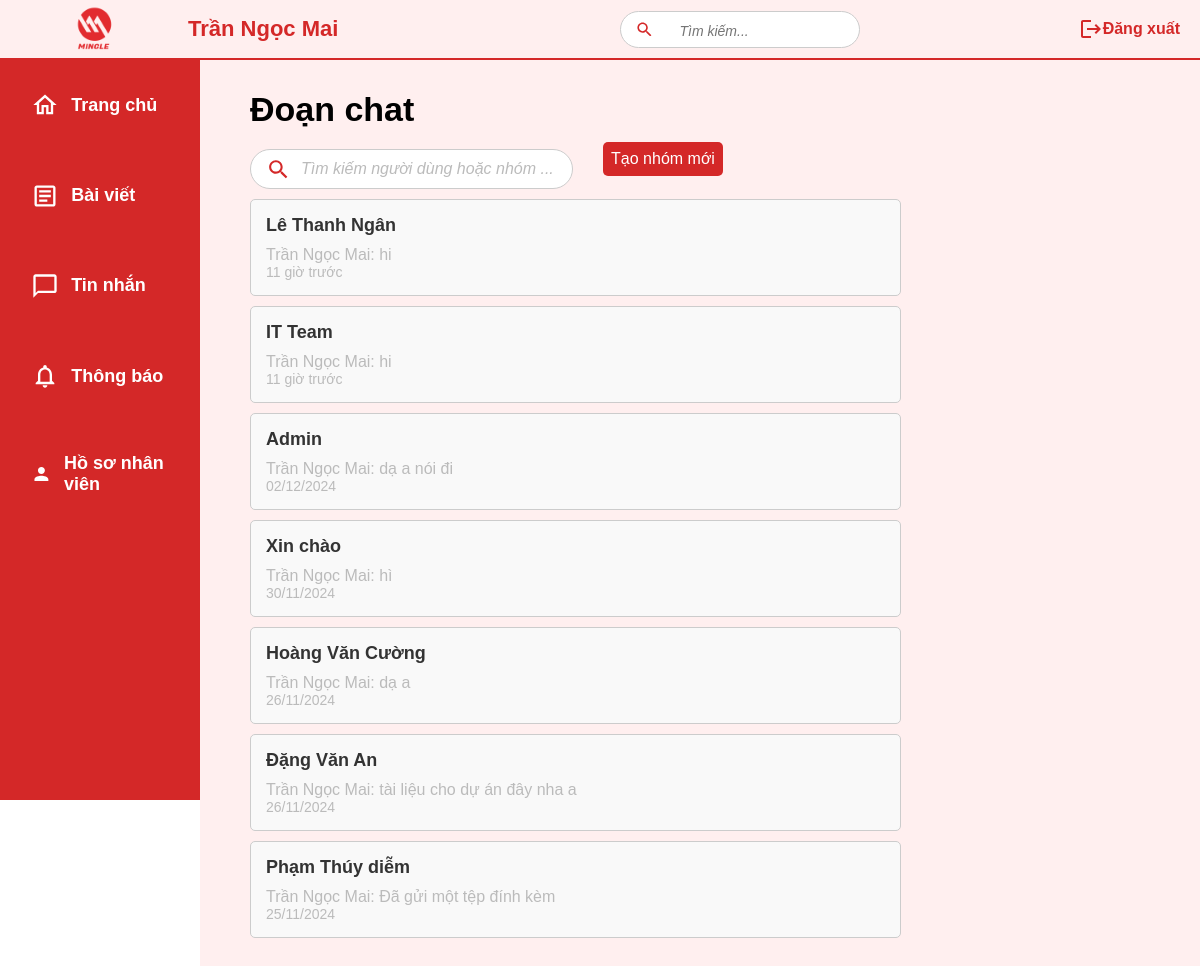
Page /messages/ (signed in) on the committed database.
### mxh/models.py (models this page shows, shortened)
class Message(models.Model):
    TEXT = 'text'
    IMAGE = 'image'
    VIDEO = 'video'
    FILE = 'file'
    MESSAGE_TYPE_CHOICES = [
        (TEXT, 'Text'),
        (IMAGE, 'Image'),
        (VIDEO, 'Video'),
        (FILE, 'File'),
    ]
    text = models.TextField(blank=True, null=True)  # Nội dung tin nhắn (nếu là văn bản)
    sender = models.ForeignKey(User, on_delete=models.CASCADE, related_name='sent_messages')  # Người gửi
    group = models.ForeignKey(Group, null=True, blank=True, on_delete=models.CASCADE, related_name='messages')  # Nhóm gửi tin nhắn (nếu có)
    recipient = models.ForeignKey(User, null=True, blank=True, on_delete=models.CASCADE, related_name='received_messages')  # Người nhận (nếu là tin nhắn cá nhân)
    created_at = models.DateTimeField(auto_now_add=True)  # Thời gian gửi tin nhắn
    message_type = models.CharField(max_length=10, choices=MESSAGE_TYPE_CHOICES, default=TEXT)  # Loại tin nhắn

class Group(models.Model): #Nhóm nhắn tin
    name = models.CharField(max_length=255)
    created_at = models.DateTimeField(auto_now_add=True)
    created_by = models.ForeignKey(User, on_delete=models.CASCADE, related_name='created_groups')

### mxh/views.py (the view)
# urls.py: path('messages/', message_list, name='message_list'),
@never_cache
@login_required
def message_list(request):
   recent_messages = Message.objects.all().order_by('-created_at')
   conversations = {}
   personal_messages = Message.objects.filter(
       (Q(sender=request.user) | Q(recipient=request.user))).order_by('-created_at')
   for msg in personal_messages:
       user_key = msg.sender if msg.sender != request.user else msg.recipient
       if user_key not in conversations:
           conversations[user_key] = {
               'type': 'personal',
               'user': user_key,
               'last_message': msg.text,
               'time': msg.created_at,
               'sender': msg.sender,
           }
       elif msg.created_at > conversations[user_key]['time']:
           conversations[user_key]['last_message'] = msg.text
           conversations[user_key]['time'] = msg.created_at
           conversations[user_key]['sender'] = msg.sender
   group_messages = Message.objects.filter(group__members__user=request.user).order_by('-created_at')
   for msg in group_messages:
       group_key = msg.group
       if group_key not in conversations:
           conversations[group_key] = {
               'type': 'group',
               'group': group_key,
               'last_message': msg.text,
               'time': msg.created_at,
               'sender': msg.sender,
           }
       elif msg.created_at > conversations[group_key]['time']:
           conversations[group_key]['last_message'] = msg.text
           conversations[group_key]['time'] = msg.created_at
           conversations[group_key]['sender'] = msg.sender
   sorted_conversations = sorted(conversations.values(), key=lambda x: x['time'], reverse=True)
   for conversation in sorted_conversations:
       conversation['time_display'] = (
           conversation['time'].strftime("%d/%m/%Y")
           if (now() - conversation['time']).days > 2
           else f"{(now() - conversation['time']).days} ngày trước"
           if (now() - conversation['time']).days >= 1
           else f"{(now() - conversation['time']).seconds // 3600} giờ trước"
           if (now() - conversation['time']).seconds >= 3600
           else f"{(now() - conversation['time']).seconds // 60} phút trước"
           if (now() - conversation['time']).seconds >= 60
           else "Vừa xong"
       )
   context = {
       'conversations': sorted_conversations,
   }
   return render(request, 'message_list.html', context)

### mxh/templates/message_list.html (shortened to what this page needs)
{% extends 'base.html' %}
{% block content %}
<div class="chat">
<h2>Đoạn chat</h2>
<div class="container">
    <form method="get" action="{% url 'message_list' %}">
        <div class="search_search">
            <input type="text" name="search" id="search-input" placeholder="Tìm kiếm người dùng hoặc nhóm ..." autocomplete="off">
        </div>
    </form>
    <a href="{% url 'create_group' %}" id="create-group-btn" class="create-group-button">Tạo nhóm mới</a>
</div>
<ul>
    {% for convo in conversations %}
        {% if convo.type == 'personal' and convo.user and convo.user.id %}
    <li>
        <div class="m">
               <a href="{% url 'user_chat' convo.user.id %}">
                   <strong>{{ convo.user.first_name }} {{ convo.user.last_name }}</strong><br>
                   <div class="mess">
                           {% if convo.last_message %}
                               {{ convo.sender.first_name }} {{ convo.sender.last_name }}: {{ convo.last_message }}
                           {% else %}
                               {{ convo.sender.first_name }} {{ convo.sender.last_name }}: Đã gửi một tệp đính kèm
                           {% endif %}
                <br>
                   </div>
                <div class="convo-info">
                    <span class="time">{{ convo.time_display }}</span>
                </div>
            </a>
            </div>
            </li>
        {% elif convo.type != 'personal' and convo.group and convo.group.id %}
            <li>
                <div class="m">
                <a href="{% url 'group_chat' convo.group.id %}">
                    <strong>{{ convo.group.name }}</strong><br>
                    <div class="mess">
                            {% if convo.last_message %}
                                {{ convo.sender.first_name }} {{ convo.sender.last_name }}: {{ convo.last_message }}
                            {% else %}
                                {{ convo.sender.first_name }} {{ convo.sender.last_name }}: Đã gửi một tệp đính kèm
                            {% endif %}
                        <br>
                    </div>
                    <div class="convo-info">
                        <span class="time">{{ convo.time_display }}</span>
                    </div>
                </a>
                </div>
            </li>
        {% endif %}
    {% endfor %}
</ul>
</div>
{% endblock %}

### templates/base.html (shortened to what this page needs)
<!DOCTYPE html>
{% load static %}
<html lang="vi">
<head>
   <link href="https://cdnjs.cloudflare.com/ajax/libs/font-awesome/6.5.1/css/all.min.css" rel="stylesheet">
</head>
<body>
   <nav class="sidebar">
       <a href="{% url 'home' %}" class="nav-item">
           <svg viewBox="0 0 24 24" fill="currentColor">
               <path d="M12 5.69l5 4.5V18h-2v-6H9v6H7v-7.81l5-4.5M12 3L2 12h3v8h6v-6h2v6h6v-8h3L12 3z"/>
           </svg>
           Trang chủ
       </a>
       <a href="{% url 'post' %}" class="nav-item">
           <svg viewBox="0 0 24 24" fill="currentColor">
               <path d="M19 5v14H5V5h14m0-2H5c-1.1 0-2 .9-2 2v14c0 1.1.9 2 2 2h14c1.1 0 2-.9 2-2V5c0-1.1-.9-2-2-2z"/>
               <path d="M14 17H7v-2h7v2zm3-4H7v-2h10v2zm0-4H7V7h10v2z"/>
           </svg>
           Bài viết
       </a>
       <a href="{% url 'message_list' %}" class="nav-item">
           <svg viewBox="0 0 24 24" fill="currentColor">
               <path d="M20 2H4c-1.1 0-2 .9-2 2v18l4-4h14c1.1 0 2-.9 2-2V4c0-1.1-.9-2-2-2zm0 14H6l-2 2V4h16v12z"/>
           </svg>
           Tin nhắn
       </a>
       <a href="{% url 'notification_list' %}" class="nav-item">
           <svg viewBox="0 0 24 24" fill="currentColor">
               <path d="M12 22c1.1 0 2-.9 2-2h-4c0 1.1.9 2 2 2zm6-6v-5c0-3.07-1.63-5.64-4.5-6.32V4c0-.83-.67-1.5-1.5-1.5s-1.5.67-1.5 1.5v.68C7.64 5.36 6 7.92 6 11v5l-2 2v1h16v-1l-2-2zm-2 1H8v-6c0-2.48 1.51-4.5 4-4.5s4 2.02 4 4.5v6z"/>
           </svg>
           Thông báo
       </a>
       <a href="{% url 'employee_list' %}" class="nav-item">
           <svg viewBox="0 0 24 24" fill="currentColor">
               <path d="M12 12c2.21 0 4-1.79 4-4s-1.79-4-4-4-4 1.79-4 4 1.79 4 4 4zm0 2c-2.67 0-8 1.34-8 4v2h16v-2c0-2.66-5.33-4-8-4z"/>
           </svg>
           Hồ sơ nhân viên
       </a>
   </nav>
   <div class="header">
       <div class="logo">
           <img src="{% static 'mxh/logo-mingle.png' %}" />
       </div>
       <div class="name">
           <a href="{% url 'account_settings' %}">
               <span><strong>{{ request.user.first_name }} {{ request.user.last_name }}</strong></span>
           </a>
       </div>
       <div class="search-container">
           <form action="{% url 'search' %}" method="get">
           <svg viewBox="0 0 20 20" fill="currentColor" class="search-icon">
               <path d="M15.5 14h-.79l-.28-.27C15.41 12.59 16 11.11 16 9.5 16 5.91 13.09 3 9.5 3S3 5.91 3 9.5 5.91 16 9.5 16c1.61 0 3.09-.59 4.23-1.57l.27.28v.79l5 4.99L20.49 19l-4.99-5zm-6 0C7.01 14 5 11.99 5 9.5S7.01 5 9.5 5 14 7.01 14 9.5 11.99 14 9.5 14z"/>
           </svg>
           <input type="text" name="q" placeholder="Tìm kiếm...">
           </form>
       </div>
       <div class="logout-container">
           <a href="{% url 'logout' %}" class="nav-item-header">
               <svg width="24" height="24" viewBox="0 0 24 24" fill="currentColor">
                   <path d="M17 7l-1.41 1.41L18.17 11H8v2h10.17l-2.58 2.58L17 17l5-5zM4 5h8V3H4c-1.1 0-2 .9-2 2v14c0 1.1.9 2 2 2h8v-2H4V5z"/>
               </svg>
               <div class="text"><strong>Đăng xuất</strong></div>
           </a>
       </div>
   </div>
   <main class="main-content">
       {% block content %} {% endblock %}
   </main>
</body>
</html>

### rows in the picture
Group: group.name "IT Team", sender.first_name "Trần", sender.last_name "Ngọc Mai", last_message "hi", time_display "11 giờ trước"
Group: group.name "Xin chào", sender.first_name "Trần", sender.last_name "Ngọc Mai", last_message "hì", time_display "30/11/2024"

### other values in the picture
{{ request.user.first_name }} "Trần"
{{ request.user.last_name }} "Ngọc Mai"
{{ convo.user.first_name }} "Lê"
{{ convo.user.last_name }} "Thanh Ngân"
{{ convo.sender.first_name }} "Trần"
{{ convo.sender.last_name }} "Ngọc Mai"
{{ convo.last_message }} "hi"
{{ convo.time_display }} "11 giờ trước"
{{ convo.user.first_name }} "Admin"
{{ convo.last_message }} "dạ a nói đi"
{{ convo.time_display }} "02/12/2024"
{{ convo.user.first_name }} "Hoàng"
{{ convo.user.last_name }} "Văn Cường"
{{ convo.last_message }} "dạ a"
{{ convo.time_display }} "26/11/2024"
